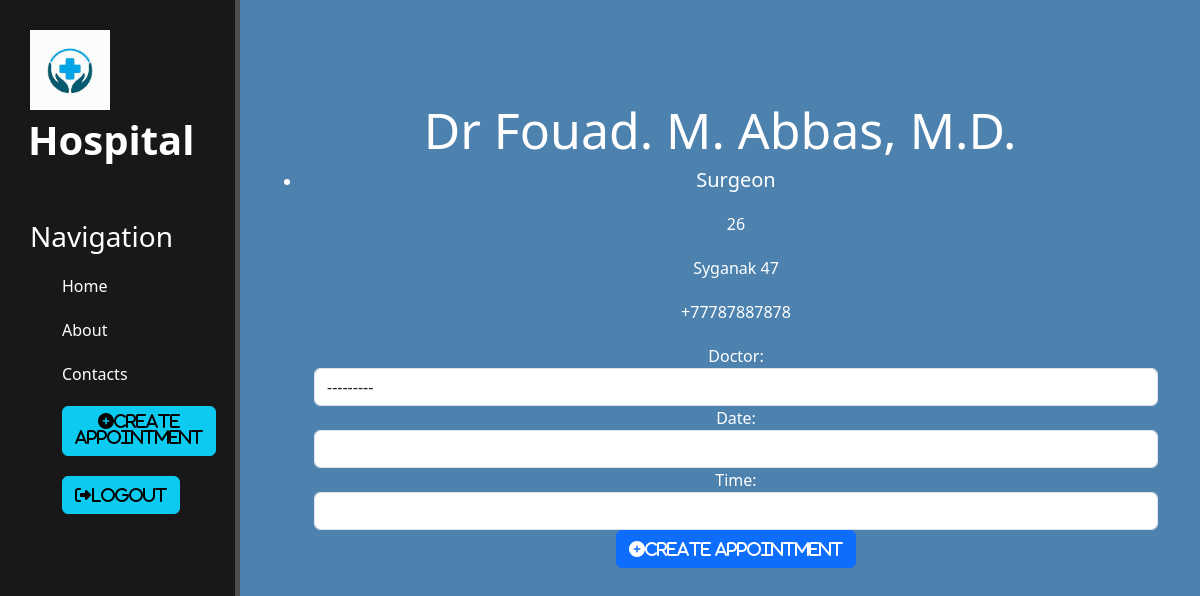
The page /home/doctor_detail/3/ (signed in) on the database its author committed.
### main_page/models.py (models this page shows)
class Doctor(models.Model):
    name = models.CharField(max_length=100)
    specialization = models.CharField(max_length=100)
    address = models.CharField(max_length=100)
    phone = models.CharField(max_length=100)
    experience = models.CharField(max_length=100)
    def __str__(self):
        return self.name
    class Meta:
        verbose_name = "Doctor"
        verbose_name_plural = "Doctors"

### main_page/views.py (the view, shortened to what this page needs)
# urls.py: path('home/doctor_detail/<int:pk>/', DoctorDetail.as_view(),name="doctor_detail"),
class DoctorDetail(DetailView):
    model = Doctor
    template_name = 'main_page/doctor_detail.html'
    form = AppointmentForm
    context_object_name = 'doctor'
    def get_context_data(self, **kwargs):
        context = super(DoctorDetail, self).get_context_data(**kwargs)
        context['form'] = self.form
        return context

### templates/main_page/doctor_detail.html (shortened to what this page needs)
{% extends 'main_page/layout.html' %}
{% block content %}
<div class="features">
    <h1>{{doctor.name}}</h1>
    <ul>
        <li>
            <h5>{{doctor.specialization}}</h5>
            <p>{{doctor.experience}}</p>
            <p>{{doctor.address}}</p>
            <p>{{doctor.phone}}</p>
            <form method="post" class="container">
                {{form}}
                <button class="btn btn-primary" type="submit"><i class="fas fa-plus-circle">Create Appointment</i></button>
            </form>
        </li>
    </ul>
</div>
{% endblock %}

### main_page/static/main_page/css/main.css (style rules this page uses)
body { background-color: rgb(77, 130, 175); position: relative; }
main .features { float:left; color: #fff; margin-top: 100px; text-align: center; width: 75%; margin-left: 270px; }
main .features h1 { font-size: 50px; }
main .features p { max-width: 400px; margin: 20px auto; }

### rows shown on the page
Doctor: name "Dr Fouad. M. Abbas, M.D.", specialization "Surgeon", experience "26", address "Syganak 47", phone "+77787887878"
